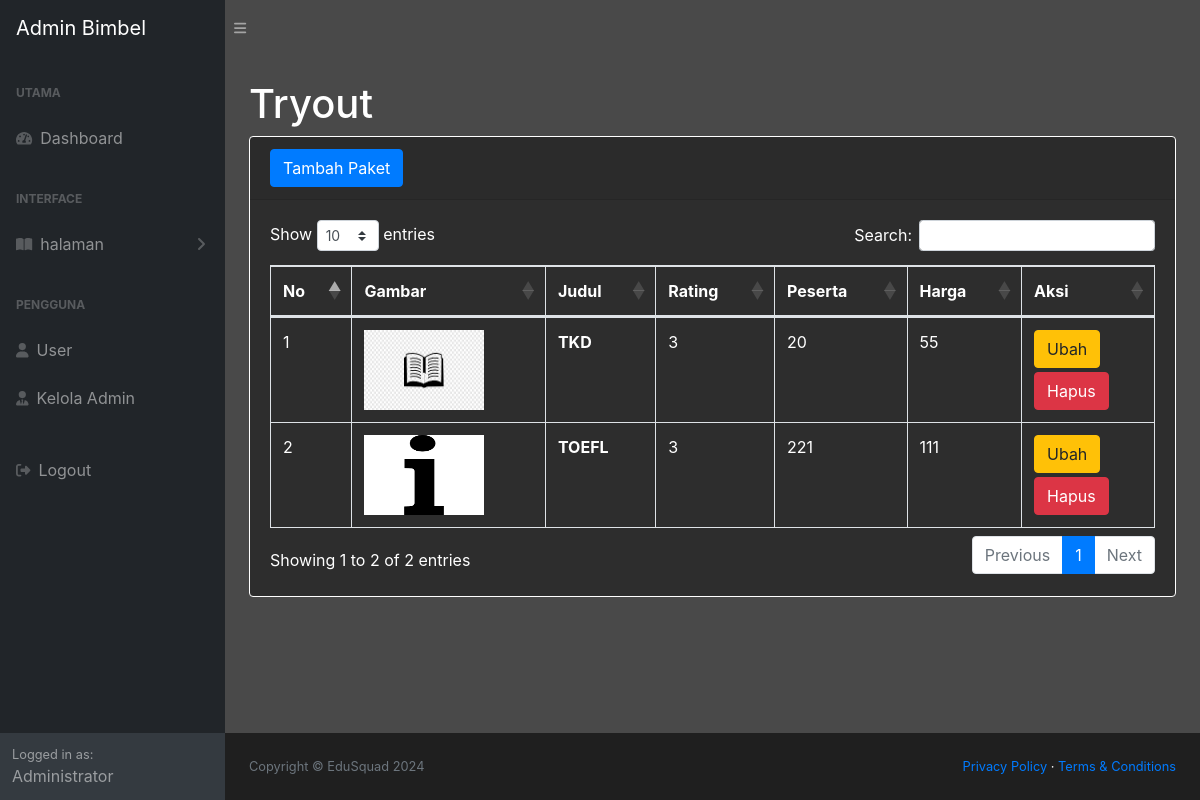
The page /adm/tryout.php on the database its author committed.
### tables this page shows
CREATE TABLE `t_ptryout` (
  `id` int(11) NOT NULL,
  `gambar` varchar(255) NOT NULL,
  `judul` varchar(25) NOT NULL,
  `rank` int(11) NOT NULL,
  `peserta` int(11) NOT NULL,
  `harga` int(11) NOT NULL
);

### adm/tryout.php (the view, shortened to what this page needs)
<?php
require 'header.php';
?>
<?php
require('sidebar.php');
?>
<div id="layoutSidenav_content">
    <main>
        <div class="container-fluid">
            <h1 class="mt-4">Tryout</h1>
            <div class="card mb-4">
                <div class="card-header">
                    <button type="button" class="btn btn-primary text-white" data-toggle="modal" data-target="#myModal">
                        Tambah Paket
                    </button>
                </div>
                <div class="card-body">
                    <div class="table-responsive">
                        <table class="table table-bordered" id="dataTable" width="100%" cellspacing="0">
                            <thead>
                                <tr>
                                    <th>No</th>
                                    <th>Gambar</th>
                                    <th>Judul</th>
                                    <th>Rating</th>
                                    <th>Peserta</th>
                                    <th>Harga</th>
                                    <th>Aksi</th>
                                </tr>
                            </thead>
                            <tbody>
                                <?php
                                $ptryout = mysqli_query($conn, "select * from t_ptryout");
                                $i = 1;
                                while($row=mysqli_fetch_array($ptryout)){
                                    $judul = $row['judul'];
                                    $rating = $row['rank'];
                                    $peserta = $row['peserta'];
                                    $harga = $row['harga'];
                                    $id = $row['id'];
                                    $gambar = $row['gambar'];
                                ?>
                                    <tr>
                                        <td><?= $i++; ?></td>
                                        <td><img src="img/<?= $gambar; ?>" width="120" height="80"></td>
                                        <td> <b> <a href="detailPT.php?id=<?= $row["id"]; ?>" class="text-white text-decoration-none"> <?= $judul; ?> </a> </b> </td>
                                        <td><?= $rating; ?></td>
                                        <td><?= $peserta; ?></td>
                                        <td><?= $harga; ?></td>
                                        <td>
                                            <a type="button" class="btn btn-warning" data-toggle="modal" data-target="#edit<?= $id; ?>">
                                                Ubah
                                            </a> <br>
                                            <a type="button" class="btn btn-danger mt-1" data-toggle="modal" data-target="#delete<?= $id; ?>">
                                                Hapus
                                            </a>
                                        </td>
                                    </tr>
                                    <?php
                                    }
                                    ?>
                            </tbody>
                        </table>
                    </div>
                </div>
            </div>
        </div>
    </main>
    <?php
    require('footer.php');
    ?>

### rows shown on the page
t_ptryout: gambar (picture), judul "TKD", rank "3", peserta "20", harga "55"
t_ptryout: gambar (picture), judul "TOEFL", rank "3", peserta "221", harga "111"
